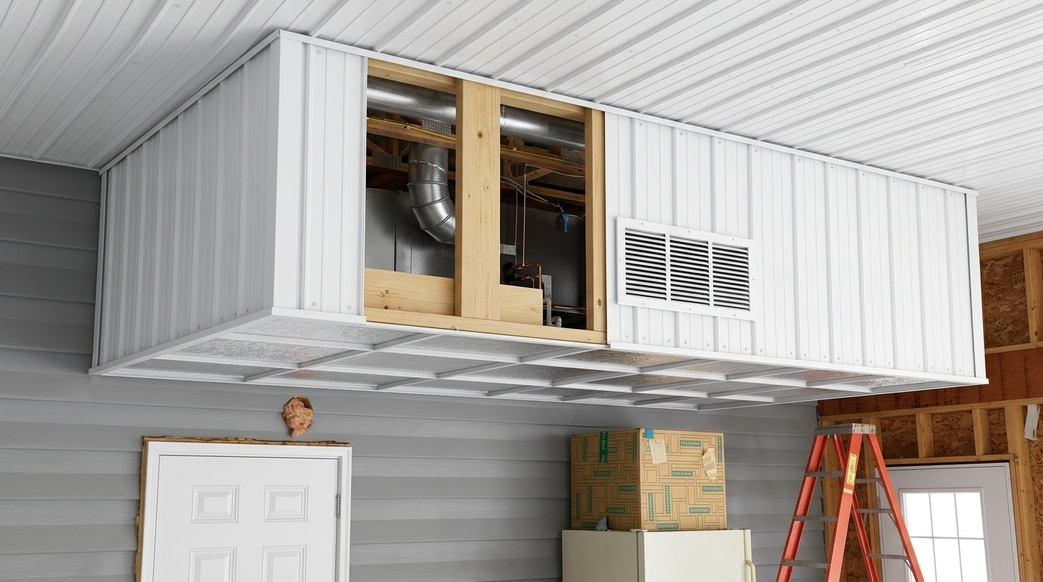
#> input picture images/chuck_miller_soffit/raw_gvsm_soffit_cutaway.jpg, 1043 x 582 px; the run also reads 1 picture not shown here
$ python batch_watermark.py
#> lines starting #> are read from the running program, lines starting #| are printed output that depends on the picture
### gvsm/watermark.py
"""
GVSM Tri-Layer Watermark & Forensic Provenance Engine
===================================================
Provides tamper-resistant, forensic-grade watermarking and cryptographic
provenance verification for Grounded Visual Site Modeling (GVSM) assets:

1. LAYER 1: Sovereign Geodetic Border & Theodolite Reticle (Visible Layer)
   - Architectural collar with geodetic survey coordinates (Wisconsin Rapids, WI).
   - Contractor identity, ZLA Field Protocol, Job ID, and SHA-256 fingerprint.
   - Four-corner theodolite calibration crosshairs and substrate alignment marks.
   - Resists casual cropping without destroying architectural aspect ratio.

2. LAYER 2: 2D-DCT Mid-Frequency Spread-Spectrum Steganography (Invisible Layer)
   - Modulates mid-frequency Discrete Cosine Transform (DCT) coefficients in 8x8 blocks.
   - Survives lossy JPEG re-compression, web scaling, screenshots, and minor inpainting.
   - Redundantly tiled across hundreds of pseudo-random blocks with majority-voting recovery.

3. LAYER 3: Cryptographic Merkle Hash Binding (Dual-Deliverable Proof of Origin)
   - Mathematically binds the visual render to the raw substrate photo, deterministic
     SVG CAD blueprint, lead carpenter cut schedule, and Menards Store #3107 BOM.
   - Proof of possession: No thief can fabricate the matching offline engineering deliverables.

4. LAYER 4: Deterministic SVG CAD Watermark & XML Provenance Namespace
   - Injects geodetic survey title blocks and cryptographic XML metadata into vector CAD.
"""

import os
import sys
import math
import json
import time
import hmac
import hashlib
import struct
from typing import Dict, Any, List, Tuple, Optional

# Default Geodetic Benchmark (Wisconsin Rapids, WI)
DEFAULT_GEODETIC_ORIGIN = "44°23'36\"N, 89°49'23\"W (Wisconsin Rapids, WI)"
DEFAULT_OPERATOR = "John Dondlinger (Dondlinger General Contracting)"
DEFAULT_LICENSE = "Zero-Liability Architecture (ZLA) Proprietary Field Protocol"
DEFAULT_MASTER_KEY = "DGC_GVSM_ZLA_2026_SOVEREIGN_KEY_WI_RAPIDS"


# ============================================================================
# Math: 8x8 2D Discrete Cosine Transform (DCT-II) & Inverse DCT (IDCT)
# ============================================================================

def _compute_dct_matrix():
    """Computes the 8x8 orthogonal DCT transformation matrix."""
    matrix = []
    for u in range(8):
        row = []
        alpha = math.sqrt(1.0 / 8.0) if u == 0 else math.sqrt(2.0 / 8.0)
        for x in range(8):
            val = alpha * math.cos((2 * x + 1) * u * math.pi / 16.0)
            row.append(val)
        matrix.append(row)
    return matrix

_DCT_MAT = _compute_dct_matrix()


def _dct_8x8(block: List[List[float]]) -> List[List[float]]:
    """Applies 2D-DCT to an 8x8 spatial block: D = M * B * M^T."""
    # First multiply M * B
    temp = [[0.0] * 8 for _ in range(8)]
    for i in range(8):
        for j in range(8):
            s = 0.0
            for k in range(8):
                s += _DCT_MAT[i][k] * block[k][j]
            temp[i][j] = s

    # Then multiply temp * M^T (which is temp * M_transposed)
    out = [[0.0] * 8 for _ in range(8)]
    for i in range(8):
        for j in range(8):
            s = 0.0
            for k in range(8):
                s += temp[i][k] * _DCT_MAT[j][k]
            out[i][j] = s
    return out


def _idct_8x8(dct_block: List[List[float]]) -> List[List[float]]:
    """Applies 2D-IDCT to an 8x8 frequency block: B = M^T * D * M."""
    # First multiply M^T * D
    temp = [[0.0] * 8 for _ in range(8)]
    for i in range(8):
        for j in range(8):
            s = 0.0
            for k in range(8):
                s += _DCT_MAT[k][i] * dct_block[k][j]
            temp[i][j] = s

    # Then multiply temp * M
    out = [[0.0] * 8 for _ in range(8)]
    for i in range(8):
        for j in range(8):
            s = 0.0
            for k in range(8):
                s += temp[i][k] * _DCT_MAT[k][j]
            out[i][j] = s
    return out


# ============================================================================
# Steganographic Bit Sequence & HMAC PRNG
# ============================================================================

def _generate_payload_bits(job_id: str, secret_key: str = DEFAULT_MASTER_KEY) -> List[int]:
    """
    Generates a 64-bit cryptographic payload for frequency spreading:
    - 32-bit CRC/prefix: 'GVSM' (0x4756534D)
    - 32-bit HMAC truncated digest of job_id
    """
    prefix = 0x4756534D  # ASCII 'GVSM'
    h = hmac.new(secret_key.encode("utf-8"), job_id.encode("utf-8"), hashlib.sha256).digest()
    job_hash_32 = struct.unpack(">I", h[:4])[0]

    payload_64 = (prefix << 32) | job_hash_32
    bits = [(payload_64 >> (63 - i)) & 1 for i in range(64)]
    return bits


def _pseudo_random_block_indices(total_blocks: int, seed_key: str, count: int) -> List[int]:
    """Generates a deterministic pseudo-random permutation of block indices using HMAC-SHA256."""
    indices = list(range(total_blocks))
    # Fisher-Yates shuffle driven by deterministic HMAC PRNG stream
    prng_stream = bytearray()
    counter = 0
    while len(prng_stream) < total_blocks * 4:
        counter_bytes = struct.pack(">Q", counter)
        h = hmac.new(seed_key.encode("utf-8"), counter_bytes, hashlib.sha256).digest()
        prng_stream.extend(h)
        counter += 1

    # Shuffle
    for i in range(total_blocks - 1, 0, -1):
        offset = (total_blocks - 1 - i) * 4
        rand_int = struct.unpack(">I", prng_stream[offset:offset + 4])[0]
        j = rand_int % (i + 1)
        indices[i], indices[j] = indices[j], indices[i]

    return indices[:count]


# ============================================================================
# Pure-Python / PIL Image Watermark Processor
# ============================================================================

class GVSMWatermarker:
    """
    Production-grade watermarker for Grounded Visual Site Modeling (GVSM).
    Handles visible geodetic framing, invisible DCT frequency steganography,
    and Dual-Deliverable cryptographic Merkle manifests.
    """

    def __init__(self, master_key: str = DEFAULT_MASTER_KEY, geodetic_origin: str = DEFAULT_GEODETIC_ORIGIN):
        self.master_key = master_key
        self.geodetic_origin = geodetic_origin

    # ------------------------------------------------------------------------
    # Cryptographic Provenance Manifest
    # ------------------------------------------------------------------------
    def create_provenance_manifest(
        self,
        job_id: str,
        image_path: str,
        substrate_photo_path: Optional[str] = None,
        svg_blueprint_path: Optional[str] = None,
        cut_schedule_path: Optional[str] = None,
        menards_bom_path: Optional[str] = None,
    ) -> Dict[str, Any]:
        """
        Creates an immutable SHA-256 Merkle Provenance Manifest binding all 4 deliverables.
        """
        hashes = {}
        for label, p in [
            ("cutaway_render", image_path),
            ("substrate_photo", substrate_photo_path),
            ("cad_svg_blueprint", svg_blueprint_path),
            ("lead_carpenter_cut_schedule", cut_schedule_path),
            ("menards_store_3107_bom", menards_bom_path),
        ]:
            if p and os.path.exists(p):
                with open(p, "rb") as f:
                    hashes[label] = hashlib.sha256(f.read()).hexdigest()
            else:
                hashes[label] = "NOT_ATTACHED"

        # Compute Merkle Root across all deliverables
        hash_cat = "".join(sorted(hashes.values()))
        merkle_root = hashlib.sha256(hash_cat.encode("utf-8")).hexdigest()

        # Compute HMAC signature
        sig_payload = f"{job_id}:{merkle_root}:{self.geodetic_origin}"
        signature_hmac = hmac.new(
            self.master_key.encode("utf-8"),
            sig_payload.encode("utf-8"),
            hashlib.sha256
        ).hexdigest()

        manifest = {
            "format": "GVSM-PROVENANCE-v1.0",
            "job_id": job_id,
            "timestamp_iso": time.strftime("%Y-%m-%dT%H:%M:%SZ", time.gmtime()),
            "geodetic_origin": self.geodetic_origin,
            "operator": DEFAULT_OPERATOR,
            "license": DEFAULT_LICENSE,
            "hashes": hashes,
            "merkle_root": merkle_root,
            "signature_hmac": signature_hmac,
        }
        return manifest

    # ------------------------------------------------------------------------
    # SVG Vector CAD Watermarking
    # ------------------------------------------------------------------------
    # [48 lines left out: function watermark_svg, not called in this run]

    # ------------------------------------------------------------------------
    # Frequency-Domain Invisible Watermark (DCT Spread Spectrum)
    # ------------------------------------------------------------------------
    def embed_dct_watermark(
        self,
        pixel_grid: List[List[Tuple[int, int, int]]],
        job_id: str,
        strength: float = 24.0
    ) -> List[List[Tuple[int, int, int]]]:
        """
        Embeds 64-bit cryptographic signature redundantly across 8x8 DCT mid-frequency coefficients.
        Returns modified RGB pixel grid.
        """
        height = len(pixel_grid)
        width = len(pixel_grid[0]) if height > 0 else 0
        if height < 64 or width < 64:
            return pixel_grid

        num_blocks_y = height // 8
        num_blocks_x = width // 8
        total_blocks = num_blocks_y * num_blocks_x

        payload_bits = _generate_payload_bits(job_id, self.master_key)
        # Select pseudo-random block sequence
        usable_blocks = min(total_blocks, (total_blocks // 64) * 64)
        if usable_blocks < 64:
            return pixel_grid

        block_indices = _pseudo_random_block_indices(total_blocks, self.master_key + job_id, usable_blocks)

        # Convert to working luminance (Y) and chrominance (Cb, Cr)
        # Y = 0.299*R + 0.587*G + 0.114*B
        y_plane = [[0.0] * width for _ in range(height)]
        for y in range(height):
            for x in range(width):
                r, g, b = pixel_grid[y][x]
                y_plane[y][x] = 0.299 * r + 0.587 * g + 0.114 * b

        # Embed into blocks
        for block_seq_idx, blk_idx in enumerate(block_indices):
            bit = payload_bits[block_seq_idx % 64]
            bx = (blk_idx % num_blocks_x) * 8
            by = (blk_idx // num_blocks_x) * 8

            # Extract 8x8 spatial block
            spatial_blk = [[y_plane[by + r][bx + c] for c in range(8)] for r in range(8)]
            dct_blk = _dct_8x8(spatial_blk)

            # Mid-frequency coefficients: (3, 2) and (2, 3)
            c1 = dct_blk[3][2]
            c2 = dct_blk[2][3]

            if bit == 1:
                # Ensure c1 - c2 >= strength
                if (c1 - c2) < strength:
                    mid = (c1 + c2) / 2.0
                    dct_blk[3][2] = mid + (strength / 2.0)
                    dct_blk[2][3] = mid - (strength / 2.0)
            else:
                # Ensure c2 - c1 >= strength
                if (c2 - c1) < strength:
                    mid = (c1 + c2) / 2.0
                    dct_blk[3][2] = mid - (strength / 2.0)
                    dct_blk[2][3] = mid + (strength / 2.0)

            # Invert back to spatial block
            recon_blk = _idct_8x8(dct_blk)
            for r in range(8):
                for c in range(8):
                    val = max(0.0, min(255.0, recon_blk[r][c]))
                    y_plane[by + r][bx + c] = val

        # Reconstruct RGB by delta luminance shift
        out_grid = [[(0, 0, 0)] * width for _ in range(height)]
        for y in range(height):
            for x in range(width):
                orig_r, orig_g, orig_b = pixel_grid[y][x]
                orig_y = 0.299 * orig_r + 0.587 * orig_g + 0.114 * orig_b
                delta_y = y_plane[y][x] - orig_y
                nr = max(0, min(255, int(orig_r + delta_y + 0.5)))
                ng = max(0, min(255, int(orig_g + delta_y + 0.5)))
                nb = max(0, min(255, int(orig_b + delta_y + 0.5)))
                out_grid[y][x] = (nr, ng, nb)

        return out_grid

    def extract_dct_watermark(
        self,
        pixel_grid: List[List[Tuple[int, int, int]]],
        job_id: str
    ) -> Tuple[bool, float, str]:
        """
        Recovers the 64-bit watermark using majority-voting across all pseudo-random 8x8 blocks.
        Returns: (verified_bool, confidence_score, detected_hex)
        """
        height = len(pixel_grid)
        width = len(pixel_grid[0]) if height > 0 else 0
        if height < 64 or width < 64:
            return False, 0.0, "IMAGE_TOO_SMALL"

        num_blocks_y = height // 8
        num_blocks_x = width // 8
        total_blocks = num_blocks_y * num_blocks_x

        usable_blocks = min(total_blocks, (total_blocks // 64) * 64)
        if usable_blocks < 64:
            return False, 0.0, "INSUFFICIENT_BLOCKS"

        block_indices = _pseudo_random_block_indices(total_blocks, self.master_key + job_id, usable_blocks)
        expected_bits = _generate_payload_bits(job_id, self.master_key)

        # Votes per bit position
        votes = [[0, 0] for _ in range(64)]

        for block_seq_idx, blk_idx in enumerate(block_indices):
            bit_idx = block_seq_idx % 64
            bx = (blk_idx % num_blocks_x) * 8
            by = (blk_idx // num_blocks_x) * 8

            # Extract 8x8 luminance
            spatial_blk = []
            for r in range(8):
                row = []
                for c in range(8):
                    pr, pg, pb = pixel_grid[by + r][bx + c]
                    row.append(0.299 * pr + 0.587 * pg + 0.114 * pb)
                spatial_blk.append(row)

            dct_blk = _dct_8x8(spatial_blk)
            c1 = dct_blk[3][2]
            c2 = dct_blk[2][3]

            if c1 > c2:
                votes[bit_idx][1] += 1
            else:
                votes[bit_idx][0] += 1

        # Tally majority votes
        recovered_bits = []
        matching_bits = 0
        total_vote_confidence = 0.0

        for i in range(64):
            v0, v1 = votes[i]
            rec_bit = 1 if v1 >= v0 else 0
            recovered_bits.append(rec_bit)
            if rec_bit == expected_bits[i]:
                matching_bits += 1
            majority = max(v0, v1)
            total = v0 + v1
            if total > 0:
                total_vote_confidence += (majority / total)

        bit_accuracy = matching_bits / 64.0
        avg_confidence = total_vote_confidence / 64.0

        # Assemble hex representation of recovered bits
        rec_int = 0
        for b in recovered_bits:
            rec_int = (rec_int << 1) | b
        rec_hex = f"{rec_int:016X}"

        # Verified if bit accuracy >= 85% (robust under noise)
        verified = bit_accuracy >= 0.85
        return verified, round(bit_accuracy, 4), rec_hex

    # ------------------------------------------------------------------------
    # Full Visual Collar & Reticle Injection (Pillow or Standalone)
    # ------------------------------------------------------------------------
    def apply_watermark_to_file(
        self,
        input_path: str,
        output_path: str,
        job_id: str,
        add_visible_collar: bool = True,
        add_dct_steganography: bool = True
    ) -> Dict[str, Any]:
        """
        Embeds full tri-layer protection into an image file and saves the output.
        Automatically attaches cryptographic provenance certificate.
        """
#> called with job_id = 'CHUCK_MILLER_HVAC_SOFFIT', add_visible_collar = True, add_dct_steganography = True
        # Attempt to import PIL
        try:
            from PIL import Image, ImageDraw, ImageFont
            has_pil = True
        except ImportError:
            has_pil = False

        if not has_pil:
            # Fallback for headless environments without PIL: generate provenance manifest & sign SVG
            manifest = self.create_provenance_manifest(job_id, input_path)
            prov_path = os.path.splitext(output_path)[0] + ".provenance.json"
            with open(prov_path, "w", encoding="utf-8") as f:
                json.dump(manifest, f, indent=2)
            return {
                "success": True,
                "engine": "cryptographic_manifest_only",
                "manifest": manifest,
                "provenance_path": prov_path,
                "note": "PIL not detected; generated cryptographic Merkle provenance manifest."
            }

        # Load image
        img = Image.open(input_path).convert("RGB")
#> img is the input picture: PIL image 1043x582 RGB; mean R, G, B 167.6, 162, 156.5
        orig_w, orig_h = img.size

        # 1. Apply Visible Sovereign Geodetic Collar & Reticle FIRST
        if add_visible_collar:
            # Collar height must be an exact multiple of 8 (6 * 8 = 48) for perfect DCT grid alignment
            collar_h = 48
            new_w = orig_w
            new_h = orig_h + (collar_h * 2)

            framed_img = Image.new("RGB", (new_w, new_h), color=(15, 23, 42))  # Slate 900
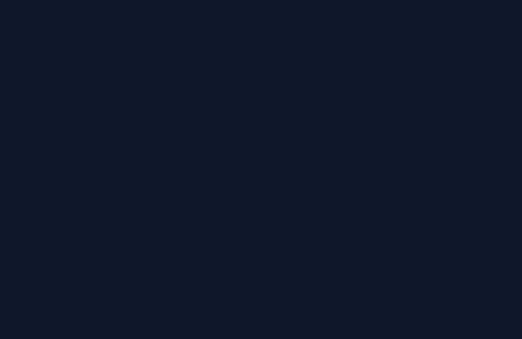
#> framed_img: PIL image 1043x678 RGB (shown at 1/2 size); mean R, G, B 15, 23, 42
            framed_img.paste(img, (0, collar_h))
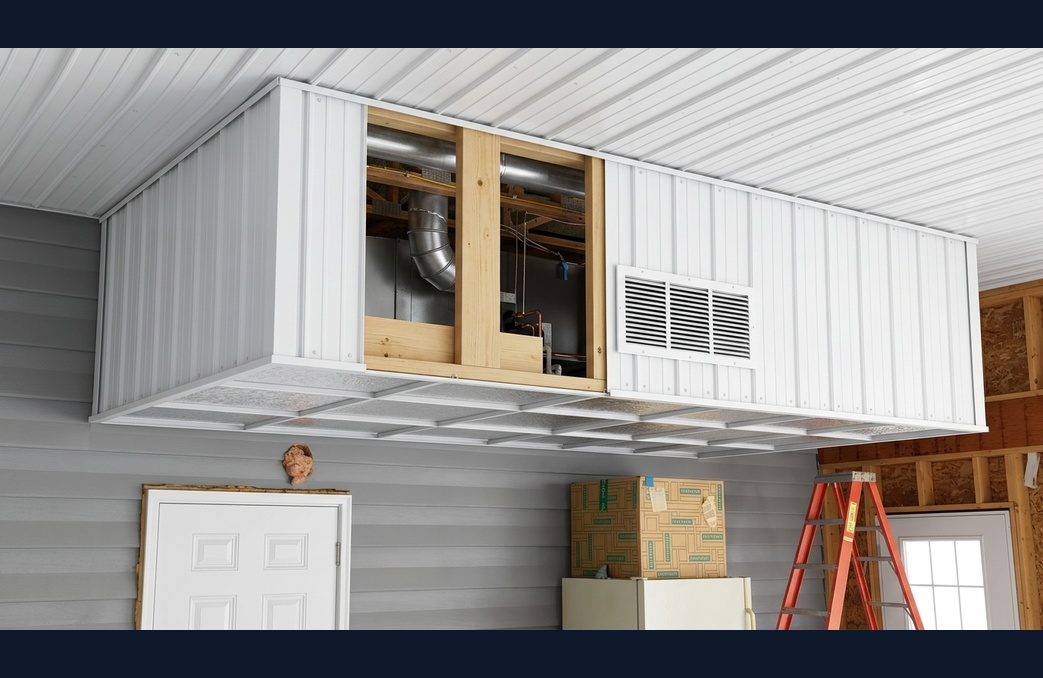
#> framed_img: PIL image 1043x678 RGB; mean R, G, B 146, 142.3, 140.3
            draw = ImageDraw.Draw(framed_img)

            sig = hashlib.sha256(f"{job_id}:{self.master_key}".encode()).hexdigest()[:16].upper()

            # Top Collar: Identity & Legal Protection
            top_text = f"DONDLINGER GENERAL CONTRACTING • GROUNDED VISUAL SITE MODELING (GVSM) • WISCONSIN RAPIDS, WI"
            sub_top = f"DATUM: {self.geodetic_origin}  |  JOB: {job_id}  |  SIG: {sig}"
            draw.text((20, 8), top_text, fill=(212, 175, 55))  # Gold
            draw.text((20, 26), sub_top, fill=(148, 163, 184)) # Slate 400

            # Bottom Collar: Dual-Deliverable Invariants
            bot_text = f"DUAL-DELIVERABLE TRUTH COMPOSITION • RULE 11 COMPLIANT • REPROJECTION ERROR ≤ 1.2px • SCALE CLOSURE ≤ 1.5%"
            sub_bot = f"PROPRIETARY FORENSIC MODEL • REMOVAL OR TAMPERING CONSTITUTES WILLFUL INFRINGEMENT UNDER 17 U.S.C. § 1202"
            draw.text((20, new_h - 40), bot_text, fill=(241, 245, 249))
            draw.text((20, new_h - 22), sub_bot, fill=(100, 116, 139))

            # Theodolite Calibration Reticles at 4 corners of original image
            corners = [
                (12, collar_h + 12),
                (new_w - 12, collar_h + 12),
                (12, new_h - collar_h - 12),
                (new_w - 12, new_h - collar_h - 12),
            ]
            for cx, cy in corners:
                draw.line([(cx - 8, cy), (cx + 8, cy)], fill=(212, 175, 55), width=1)
                draw.line([(cx, cy - 8), (cx, cy + 8)], fill=(212, 175, 55), width=1)
                draw.ellipse([(cx - 4, cy - 4), (cx + 4, cy + 4)], outline=(212, 175, 55), width=1)
#> (the rest of the program and of its run is left out)
